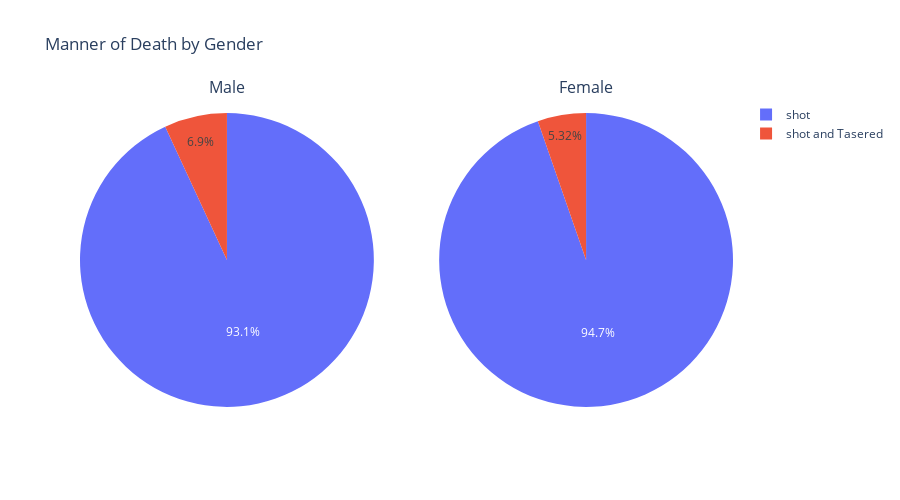

Here is the notebook cell this chart was saved with:
### Code cell
fig = make_subplots(rows=1, cols=2,
                    specs=[[{'type': 'domain'}, {'type': 'domain'}]],
                    subplot_titles=('Male', 'Female'))

fig.add_trace(
    go.Pie(labels=df_gender_manner_m['manner_of_death'],
           values=df_gender_manner_m['count']),
    row=1, col=1
)

fig.add_trace(
    go.Pie(labels=df_gender_manner_f['manner_of_death'],
           values=df_gender_manner_f['count']),
    row=1, col=2
)

fig.update_layout(height=500, width=900,
                  title_text="Manner of Death by Gender")
fig.show()

### Figure 1 — Plotly figure (JSON) as saved in the notebook; plotly's stock layout.template omitted (floating-point values rounded to 4 significant figures)
{"data": [{"domain": {"x": [0, 0.45], "y": [0, 1]}, "labels": ["shot", "shot and Tasered"], "type": "pie", "values": [2011, 149]}, {"domain": {"x": [0.55, 1], "y": [0, 1]}, "labels": ["shot", "shot and Tasered"], "type": "pie", "values": [89, 5]}], "layout": {"annotations": [{"font": {"size": 16}, "showarrow": false, "text": "Male", "x": 0.225, "xanchor": "center", "xref": "paper", "y": 1, "yanchor": "bottom", "yref": "paper"}, {"font": {"size": 16}, "showarrow": false, "text": "Female", "x": 0.775, "xanchor": "center", "xref": "paper", "y": 1, "yanchor": "bottom", "yref": "paper"}], "height": 500, "title": {"text": "Manner of Death by Gender"}, "width": 900}}
